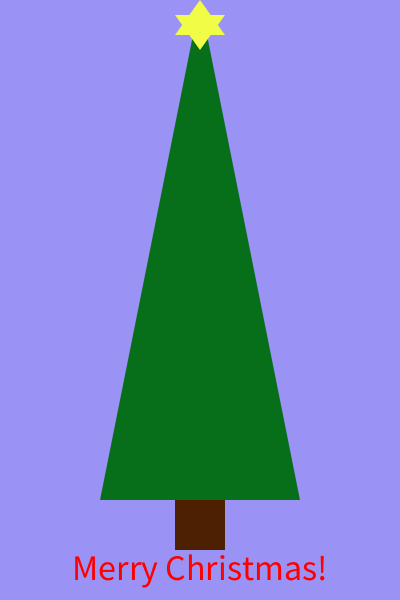
Frame 1 (no input)
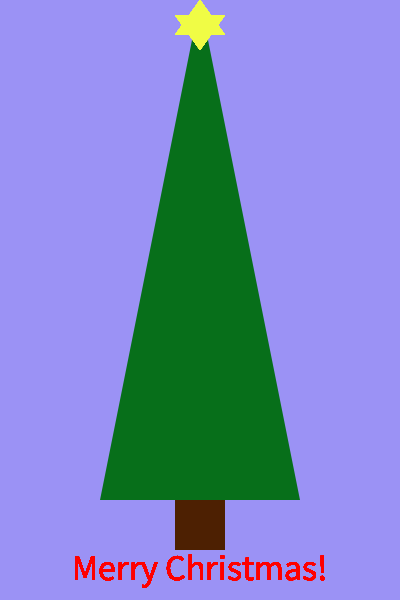
Frame 60 (the mouse pressed at the canvas centre just before this capture)
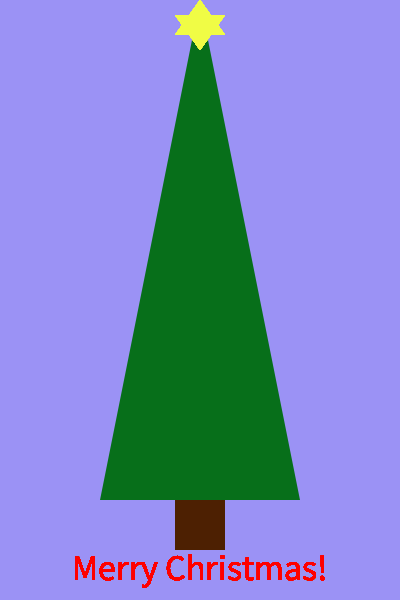
Frame 120 (the mouse held since frame 60 and released just before this capture)

The Processing sketch that drew these frames (run headless with seeded random() and noise(); from frame 60 on, the mouse is pressed at the canvas centre):

// Processing sketch: processing_83274
// ── processing_83274.pde

void setup()
{
  size(400, 600);
  background(155,146,245);
  smooth();
  noStroke();
  textSize(36);
 
  fill(7, 111, 26);
  triangle(200,0,100,500,300,500);
  
  fill(77, 32, 2);
  rect(175, 500, 50, 50);
 
 
}

void draw()
{
 
   fill(240, 252, 69);
  triangle( 200,0,175,35,225,35);
  triangle(200, 50, 175, 15, 225, 15);
 
 fill(255,0,0);

  
  textAlign(CENTER);
  text("Merry Christmas!",width/2, height-20);
  }

void mousePressed()
{

fill(random(255));
ellipse(mouseX, mouseY, 15, 15);
}
